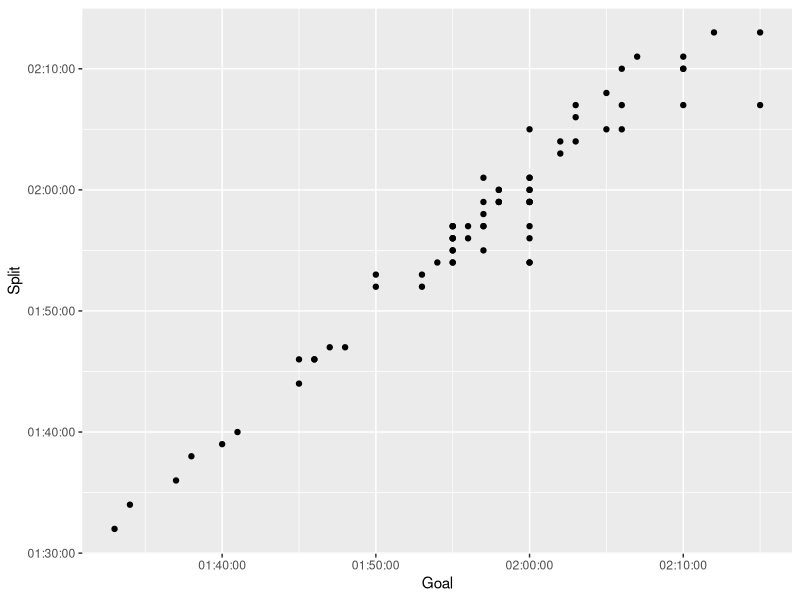

The R source for this figure: (Note: this script raises an error after producing the figure.)
## ---- chunk 1
library(readr)
library(tidyverse)
library(ggplot2)
crew2k <- read_csv("keelinjoyce/rowing/crew2k.csv")
crew6k <- read_csv("keelinjoyce/rowing/crew6k.csv")
## ---- chunk 2
ggplot(data = crew6k, aes(x = Goal, y = Split)) +
  geom_point()

crew6k <- crew6k |> filter(Date == "6-Feb" | Date == "27-Feb") |> 
  mutate(Piece = factor(Piece)) |>
  group_by(ID) |>
  mutate(n = n()) |>
  filter(n == 2)

crew6k_goals <- crew6k |> mutate(Diff = as.numeric((Split - Goal)/ 60)) |>
  mutate(Change = case_when(Diff > 0 ~ "overachieved",
                            Diff < 0 ~ "underachieved",
                            Diff == 0 ~ "met goal")) |>
  ungroup() |>
  count(Change)

ggplot(data = crew6k_goals, aes(x = Change, y = Split)) +
  geom_violin()
## ---- chunk 3
crew2k_work <- crew2k |> 
  filter(Date == "17-Mar" | Date == "12-Feb" | Date == "16-Feb" | Date == "18-Mar") |> 
  group_by(ID) |>
  mutate(n = n()) |>
  filter(n == 2) |>
  mutate(test = if_else(Date == "12-Feb" | Date == "16-Feb",
                          true = "first",
                          false = "second"))|>
  mutate(Time = factor(Time))

ggplot(data = crew2k_work, aes(x = test, y = Split)) +
  geom_point(aes(colour = Sex)) 


crew2k_goals <- crew2k |> mutate(Diff = as.numeric((Split - Goal)/ 60)) |>
  mutate(Change = case_when(Diff > 0 ~ "overachieved",
                            Diff < 0 ~ "underachieved",
                            Diff == 0 ~ "met goal")) |>
  group_by(Change) |>
  summarise(n())
## 32 overachieved out of 71
prop.test(x = 32, n = 71, p = 0.5, 
                 correct = FALSE)

ggplot(data = crew2k_goals, aes(x = Change, y = Split)) +
  geom_jitter(width = 0.2)
